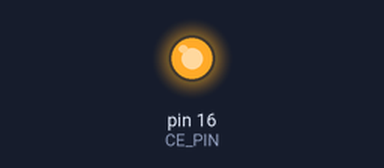
A sketch run on a simulated Arduino Uno, built with avr-gcc and run on an emulated ATmega328P. Parts: output pins drawn as LEDs (lit = HIGH). Pins used as bus, display or sensor lines are not drawn; what the sketch prints to the serial monitor is not drawn.

Above: at 9.0 s.
At 11.0 s:
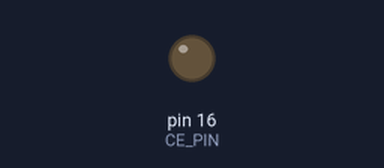
Timing chart, 0 to 13.3 s (numbered marks = the images above):
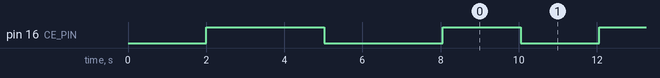

The sketch:

PinVoltageTest.ino
```cpp
/*
 * 引脚电压测试程序
 * 用于测试所有相关引脚的电压输出
 */

#define CE_PIN 16
#define CSN_PIN 17
#define SCK_PIN 13
#define MOSI_PIN 11
#define MISO_PIN 12

void setup() {
  Serial.begin(115200);
  delay(2000);

  Serial.println("=== 引脚电压测试程序 ===");
  Serial.println();

  // 设置引脚模式
  pinMode(CE_PIN, OUTPUT);
  pinMode(CSN_PIN, OUTPUT);
  pinMode(SCK_PIN, OUTPUT);
  pinMode(MOSI_PIN, OUTPUT);
  pinMode(MISO_PIN, INPUT); // MISO是输入引脚

  Serial.println("引脚设置完成，请用万用表测试以下引脚电压：");
  Serial.println();

  // 测试HIGH状态
  Serial.println("--- HIGH状态测试 ---");
  digitalWrite(CE_PIN, HIGH);
  digitalWrite(CSN_PIN, HIGH);
  digitalWrite(SCK_PIN, HIGH);
  digitalWrite(MOSI_PIN, HIGH);

  Serial.print("CE (Pin "); Serial.print(CE_PIN); Serial.println("): 应该显示5V");
  Serial.print("CSN (Pin "); Serial.print(CSN_PIN); Serial.println("): 应该显示5V");
  Serial.print("SCK (Pin "); Serial.print(SCK_PIN); Serial.println("): 应该显示5V");
  Serial.print("MOSI (Pin "); Serial.print(MOSI_PIN); Serial.println("): 应该显示5V");
  Serial.print("MISO (Pin "); Serial.print(MISO_PIN); Serial.println("): 应该显示0V或5V");
  Serial.println();

  delay(3000);

  // 测试LOW状态
  Serial.println("--- LOW状态测试 ---");
  digitalWrite(CE_PIN, LOW);
  digitalWrite(CSN_PIN, LOW);
  digitalWrite(SCK_PIN, LOW);
  digitalWrite(MOSI_PIN, LOW);

  Serial.print("CE (Pin "); Serial.print(CE_PIN); Serial.println("): 应该显示0V");
  Serial.print("CSN (Pin "); Serial.print(CSN_PIN); Serial.println("): 应该显示0V");
  Serial.print("SCK (Pin "); Serial.print(SCK_PIN); Serial.println("): 应该显示0V");
  Serial.print("MOSI (Pin "); Serial.print(MOSI_PIN); Serial.println("): 应该显示0V");
  Serial.println();

  delay(3000);

  // 测试3.3V电源
  Serial.println("--- 3.3V电源测试 ---");
  Serial.println("请测量Arduino的3.3V引脚：");
  Serial.println("- 3.3V引脚: 应该显示3.3V ± 0.1V");
  Serial.println("- 如果电压不正确，Arduino可能有电源问题");
  Serial.println();

  // 测试GND
  Serial.println("--- GND测试 ---");
  Serial.println("请测量Arduino的GND引脚：");
  Serial.println("- GND引脚: 应该显示0V");
  Serial.println();

  Serial.println("=== 测试完成 ===");
  Serial.println("如果所有电压都正确，但nRF24L01仍然无法初始化，");
  Serial.println("可能是模块本身的问题，建议更换模块。");
}

void loop() {
  // 持续切换引脚状态，方便测试
  static unsigned long lastToggle = 0;
  static bool state = false;

  if (millis() - lastToggle > 2000) {
    lastToggle = millis();
    state = !state;

    digitalWrite(CE_PIN, state);
    digitalWrite(CSN_PIN, state);
    digitalWrite(SCK_PIN, state);
    digitalWrite(MOSI_PIN, state);

    Serial.print("引脚状态切换为: ");
    Serial.println(state ? "HIGH" : "LOW");
  }
}
```

Measured:
- by itself, pin 16 (CE_PIN): repeats every 4.0 s: HIGH 2.0 s, LOW 2.0 s
